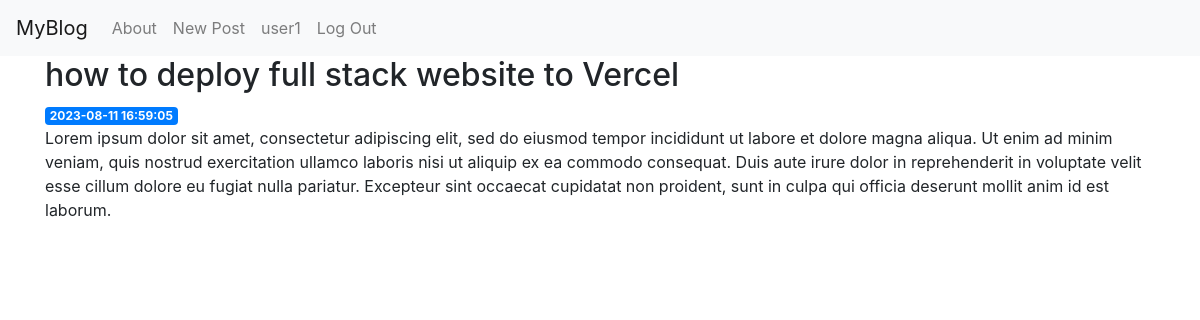
Page /3 (signed in) on the committed database.
### tables this page shows
CREATE TABLE user (
  id INTEGER PRIMARY KEY AUTOINCREMENT,
  username TEXT UNIQUE NOT NULL,
  password TEXT NOT NULL
);

CREATE TABLE post (
  id INTEGER PRIMARY KEY AUTOINCREMENT,
  author_id INTEGER NOT NULL,
  created TIMESTAMP NOT NULL DEFAULT CURRENT_TIMESTAMP,
  title TEXT NOT NULL,

  content TEXT NOT NULL,
  FOREIGN KEY (author_id) REFERENCES user (id)
);

### app.py (the view)
@app.route('/<int:post_id>')
def post(post_id):
    post = get_post(post_id)
    return render_template('post.html', post=post)

### app.py (called while the page is built)
def get_db_connection():
    conn = sqlite3.connect('database.db')
    conn.row_factory = sqlite3.Row
    return conn

def get_post(post_id,check_author=True):
    conn = get_db_connection()
    post = conn.execute('SELECT p.id, title, content, created, author_id, username'
                        ' FROM post p JOIN user u ON p.author_id = u.id'
                        ' WHERE p.id = ?',
                        (post_id,)).fetchone()
    conn.close()
    if post is None:
        abort(404)
    return post

@bp.before_app_request
def load_logged_in_user():
    user_id = session.get('user_id')
    conn = get_db_connection()
    if user_id is None:
        g.user = None
    else:
        g.user = conn.execute(
            'SELECT * FROM user WHERE id = ?', (user_id,)
        ).fetchone()

### templates/post.html
{% extends 'base.html' %}
{% block content %}
    <h2>{% block title %} {{ post['title'] }} {% endblock %}</h2>
    <span class="badge badge-primary">{{ post['created'] }}</span>
    <p>{{ post['content'] }}</p>
{% endblock %}

### templates/base.html (shortened to what this page needs)
<!doctype html>
<html lang="en">
  <head>
    <link rel="stylesheet" href="https://stackpath.bootstrapcdn.com/bootstrap/4.3.1/css/bootstrap.min.css">
  </head>
  <body>
    <nav class="navbar navbar-expand-md navbar-light bg-light">
        <a class="navbar-brand" href="{{ url_for('index')}}">MyBlog</a>
        <div class="collapse navbar-collapse" id="navbarNav">
            <ul class="navbar-nav">
            <li class="nav-item">
                <a class="nav-link" href="#">About</a>
            </li>
            <li class="nav-item">
                <a class="nav-link" href="{{url_for('create')}}">New Post</a>
            </li>
            {% if g.user %}
                <li class="nav-item">
                    <a class="nav-link" ><span>{{ g.user['username'] }}</span> </a>
                </li>
                <li class="nav-item">
                    <a class="nav-link" href="{{ url_for('auth.logout') }}">Log Out</a>
               </li>
            {% else %}
                <li class="nav-item">
                    <a  class="nav-link" href="{{ url_for('auth.register') }}">Register</a> </li>
                <li class="nav-item">
                    <a  class="nav-link" href="{{ url_for('auth.login') }}">Log In</a> </li>
            {% endif %}
            </ul>
        </div>
    </nav>
    <div class="container">
        {% block content %} {% endblock %}
    </div>
  </body>
</html>

### rows in the picture
user: user.username "user1"
post: title "how to deploy full stack website to Vercel", created "2023-08-11 16:59:05", content "Lorem ipsum dolor sit amet, consectetur adipiscing elit, sed do eiusmod tempor incididunt ut labore et dolore magna aliqua. Ut enim ad minim veniam, quis nostrud exercitation ullamco laboris nisi ut aliquip ex ea commodo consequat. Duis aute irure dolor in reprehenderit in voluptate velit esse cillum dolore eu fugiat nulla pariatur. Excepteur sint occaecat cupidatat non proident, sunt in culpa qui officia deserunt mollit anim id est laborum."
